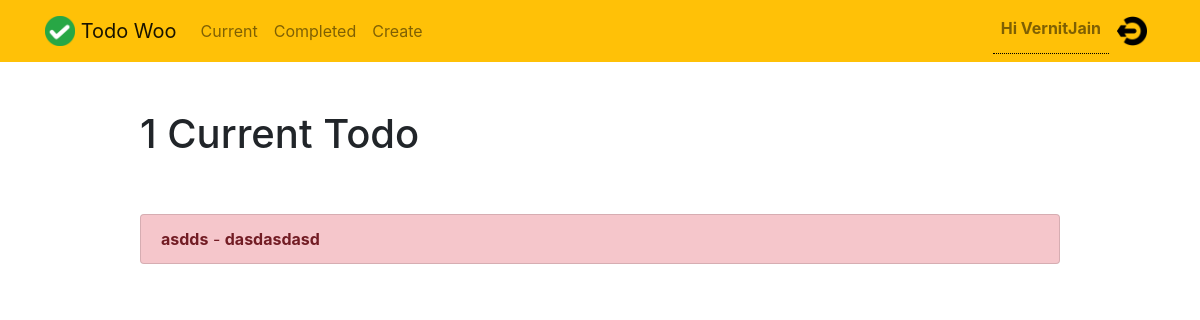
Page /todowoo/current/ (signed in) on the earlier database version.
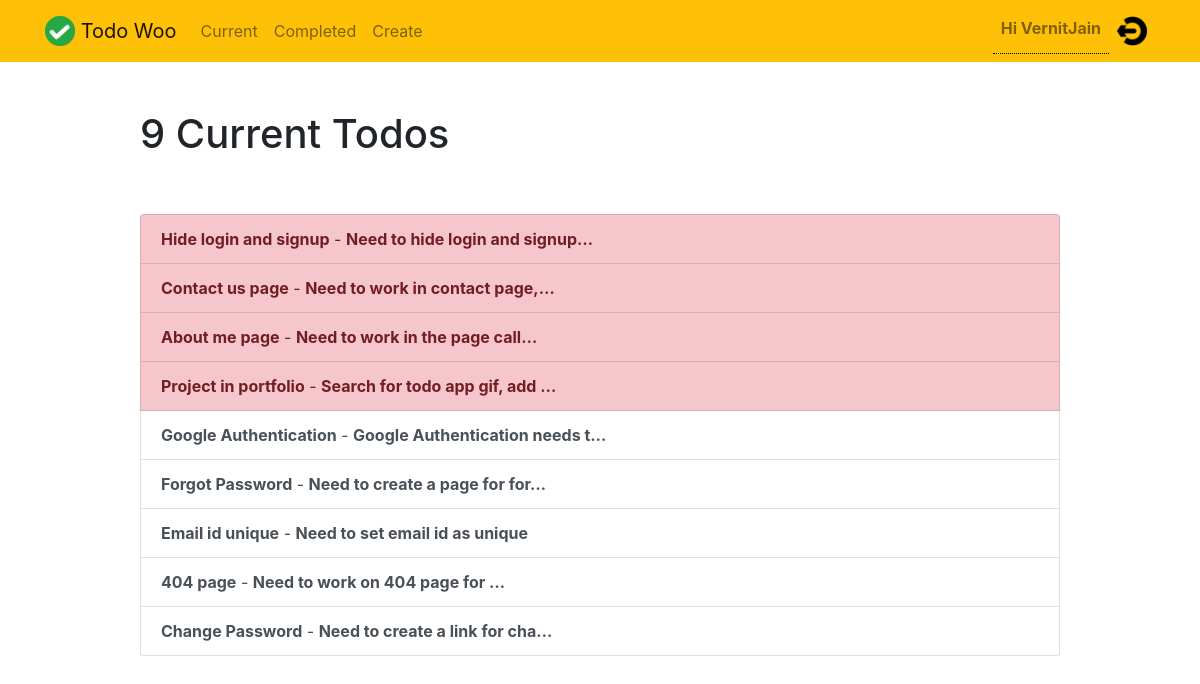
Same page on the later database version.
### todowoo/models.py (models this page shows, shortened)
class Todo(models.Model):
    title= models.CharField(max_length=100)
    memo = models.TextField(blank=True)
    created = models.DateTimeField(auto_now_add=True)
    datecompleted=models.DateTimeField(null=True, blank=True)
    important = models.BooleanField(default=False)
    user = models.ForeignKey(User, on_delete=models.CASCADE)
    deleteTodoOrNot = models.BooleanField(default=False)

### todowoo/views.py (the view)
# urls.py: path('current/', views.currenttodos, name='currenttodos'),
def currenttodos(request):
    todos = Todo.objects.filter(user = request.user, datecompleted__isnull = True, deleteTodoOrNot = False)
    return render(request, 'todowoo/currenttodos.html',{'todos': todos})

### todowoo/templates/todowoo/currenttodos.html
{% extends "todowoo/base.html" %}
{% block content %}
    <div class="row justify-content-center mt-5">
        <div class="col-md-10">
            {% if todos %}
                 <h1>{{ todos.count }} Current Todo{{ todos.count|pluralize }}</h1>
            {% else %}
                           <h1>Current Todos</h1>
            {% endif %}
        </div>
    </div>
    <div class="row justify-content-center mt-5">
        <div class="col-md-10">
        {% if todos %}
            <div class="list-group">
                {% for todo in todos %}
                  {% if todo.important %}
                    <a href="{% url 'todowoo:viewtodo' todo.id %}" class="list-group-item list-group-item-action list-group-item-danger"><b>{{ todo.title }}</b>{% if todo.memo %} - <b>{{ todo.memo|truncatechars:30 }}</b>{% endif %}</a>
                  {% endif %}
                {% endfor %}
                {% for todo in todos %}
                  {% if not todo.important %}
                    <a href="{% url 'todowoo:viewtodo' todo.id %}" class="list-group-item list-group-item-action"><b>{{ todo.title }}</b>{% if todo.memo %} - <b>{{ todo.memo|truncatechars:30 }}</b>{% endif %}</a>
                  {% endif %}
                {% endfor %}
            </div>
        {% else %}
            <div class="text-center">
                <h2>Looks like you don't have any todos! Nice work.</h2>
            <br>
            <a role="button" class="btn btn-primary" href="{% url 'todowoo:createtodo' %}">New Todo</a>
            </div>
        {% endif %}
        </div>
    </div>
{% endblock %}

### todowoo/templates/todowoo/base.html (shortened to what this page needs)
{% load static %}
<!doctype html>
<html lang="en">
<head>
    <link rel="stylesheet" href="{% static 'todowoo/css/bootstrap.min.css' %}">
    <link rel="stylesheet" href="{% static 'todowoo/css/custom.css' %}">
</head>
<body>
<nav class="navbar navbar-expand-md navbar-light bg-warning">
<div class="container">
    <a class="navbar-brand" href="{% url 'todowoo:todowoohome' %}">
         <img src="{% static 'todowoo/img/logo.png' %}" width="30" height="30" class="d-inline-block align-top">
        <span>Todo Woo</span>
    </a>
    <div class="collapse navbar-collapse" id="navbarNav">
    {% if user.is_authenticated %}
        <ul class="navbar-nav mr-auto">
                <li class="nav-item {{ current }}">
                    <a class="nav-link" href="{% url 'todowoo:currenttodos' %}">Current</a>
                </li>
                <li class="nav-item {{ completed }}">
                    <a class="nav-link" href="{% url 'todowoo:completedtodos' %}">Completed</a>
                </li>
                <li class="nav-item {{ create }}">
                    <a class="nav-link" href="{% url 'todowoo:createtodo' %}">Create</a>
                </li>
        </ul>
    {% endif %}
    <ul class="navbar-nav ml-auto">
            {% if user.is_authenticated %}
              <li class="nav-link userLoggedId"><b>Hi {{request.user.username}}</b> </li>
              <li class="nav-item">
                  <a href="#" onclick="$('#signOutBtn').click()" class="nav-link">
                    <img src="{% static 'todowoo/img/logout.png' %}" width="30" height="30" class="d-inline-block align-top">
                  </a>
              </li>
            {% endif %}
        </ul>
    </div>
</div>
</nav>
<div class="container">
{% block content %}{% endblock %}
</div>
</body>
</html>

### todowoo/static/todowoo/css/custom.css (style rules this page uses)
.userLoggedId { border-bottom: 1px dotted black; }

Differences in the rows shown:
removed Todo: title "asdds", memo "dasdasdasd", shown under "1 Current Todo"
added Todo: title "Hide login and signup", memo "Need to hide login and signup…", shown under "9 Current Todos"
added Todo: title "Contact us page", memo "Need to work in contact page,…", shown under "9 Current Todos"
added Todo: title "About me page", memo "Need to work in the page call…", shown under "9 Current Todos"
added Todo: title "Project in portfolio", memo "Search for todo app gif, add …", shown under "9 Current Todos"
added Todo: title "Google Authentication", memo "Google Authentication needs t…"
added Todo: title "Forgot Password", memo "Need to create a page for for…"
added Todo: title "Email id unique", memo "Need to set email id as unique"
added Todo: title "404 page", memo "Need to work on 404 page for …"
added Todo: title "Change Password", memo "Need to create a link for cha…"
Other differences:
{{ todos.count }}: "1" → "9"
